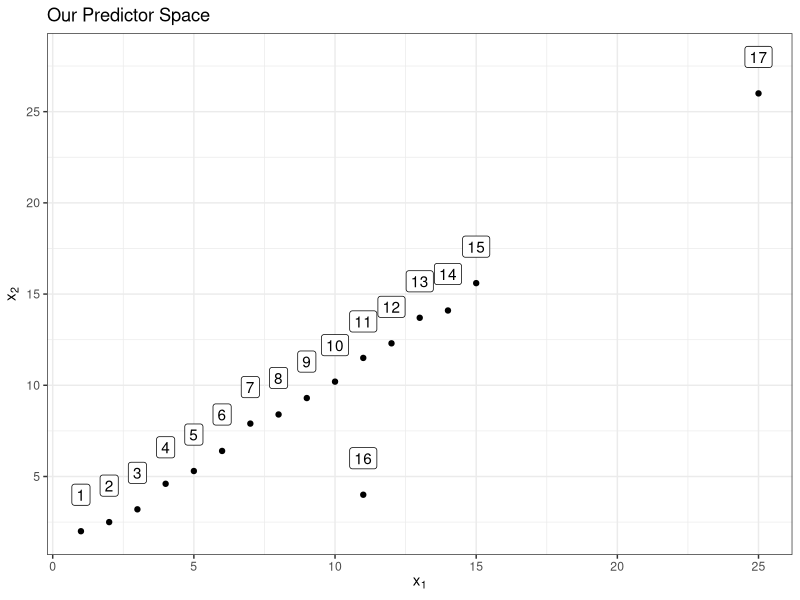
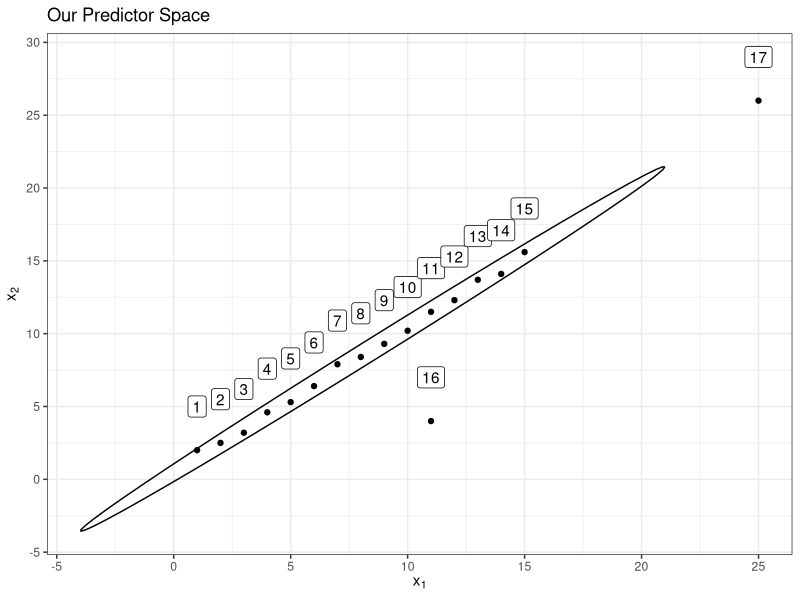
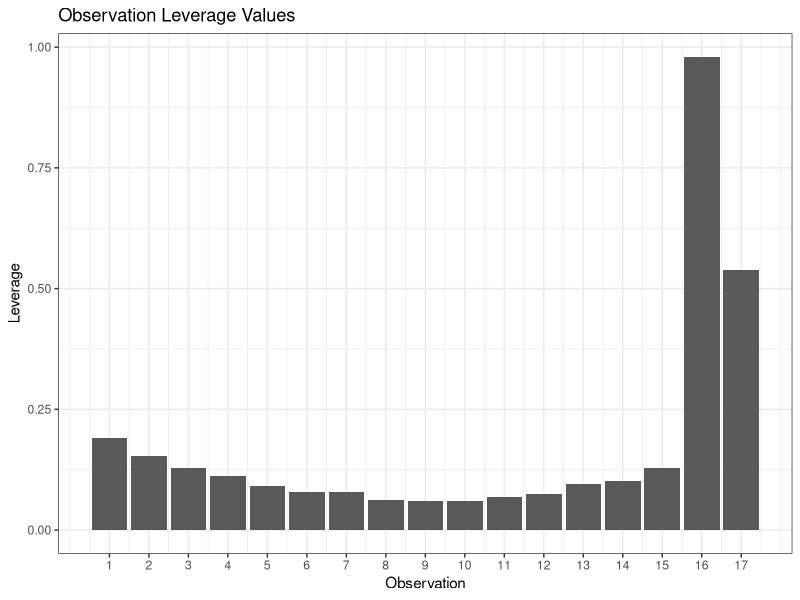
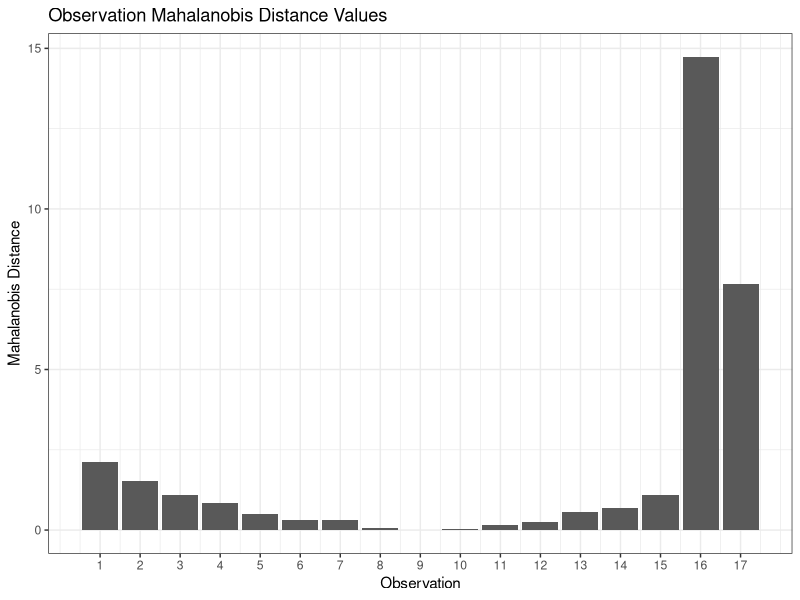

Reproduce these figures in R, in order.
## ---- chunk 1
library(tidyverse)
theme_set(theme_bw())

df <- tibble(x1=c(1,2,3,4,5,6,7,8,9,10,11,12,13,14,15,11,25),
             x2=c(2,2.5,3.2,4.6,5.3,6.4,7.9,8.4,9.3,10.2,11.5,12.3,13.7,14.1,15.6,4,26),
             y=c(1,3,2,4.3,5.3,7.3,6.1,8.8,9.3,10.9,11.1,12.5,13.2,14.9,15.8,5,25.4),
             obs=1:17)

ggplot(df, aes(x1, x2)) + geom_point() +
  geom_label(aes(label = obs), nudge_y = 2) +
  scale_x_continuous(breaks = seq(0, 30, 5)) +
  scale_y_continuous(breaks = seq(0, 30, 5)) +
  labs(title = "Our Predictor Space", x = expression("x"[1]), y = expression("x"[2]))
## ---- chunk 2
ggplot(df, aes(x1, x2)) + geom_point() +
  geom_label(aes(label = obs), nudge_y = 3) +
  scale_x_continuous(breaks = seq(-5, 30, 5)) +
  scale_y_continuous(breaks = seq(-5, 30, 5)) +
  stat_ellipse(level = 0.95) +
  labs(title = "Our Predictor Space", x = expression("x"[1]), y = expression("x"[2]))
## ---- chunk 3
model <- lm(y ~ x1 + x2, data = df)

lev_obs <- tibble(leverage = hatvalues(model), obs = 1:17)

ggplot(lev_obs, aes(obs, leverage)) + geom_col() +
  scale_x_continuous(breaks = seq(1, 17)) +
  labs(title = "Observation Leverage Values", x = "Observation", y = "Leverage")
## ---- chunk 4
df_temp <- df %>% select(x1, x2)

means <- colMeans(df_temp)
cov_matrix <- cov(df_temp)

mahalanbis_distances <- mahalanobis(df_temp, means, cov_matrix)

mh <- tibble(obs = 1:17, maha = mahalanbis_distances)


ggplot(mh, aes(obs, maha)) + geom_col() +
  scale_x_continuous(breaks = seq(1, 17)) +
  labs(title = "Observation Mahalanobis Distance Values",
       x = "Observation", y = "Mahalanobis Distance")
